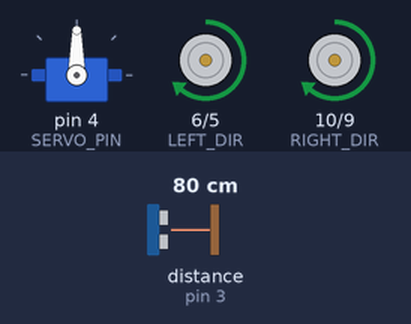
This sketch was run on a simulated Arduino Uno, built with avr-gcc and run on an emulated ATmega328P. Parts: servo, direction and speed pins drawn as motors (green arrow = direction pin HIGH = forward, orange = LOW = backward, longer = more drive). Wiring (inferred from the names in the program): ultrasonic range finder: trigger pin 2; echo pin 3. Inputs (shaded band) come from the test bench; at power-on: distance to the obstacle (sensor on pin 3) 80 cm. The echo pulse lasts 58.3 µs per cm; what the sketch prints to the serial monitor is not drawn.

Above: at 1.7 s.
1.8 s: distance to the obstacle (sensor on pin 3) set to 41 cm
3.3 s: distance to the obstacle (sensor on pin 3) set to 33 cm
At 4.7 s:
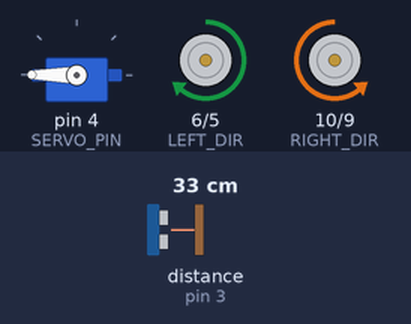
At 5.2 s:
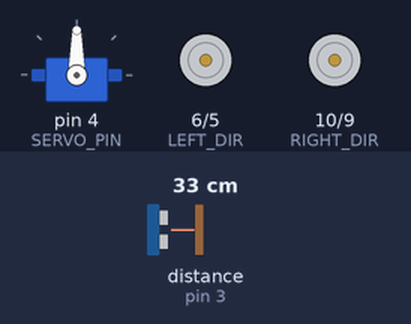
6.3 s: distance to the obstacle (sensor on pin 3) set to 2 cm
At 8.5 s:
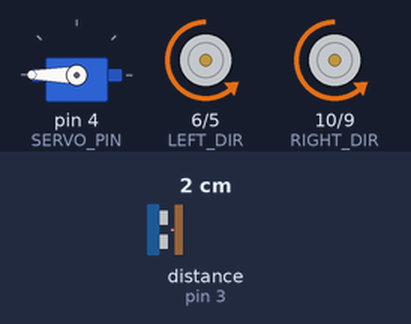
9.3 s: distance to the obstacle (sensor on pin 3) set to 19 cm
At 11.07 s:
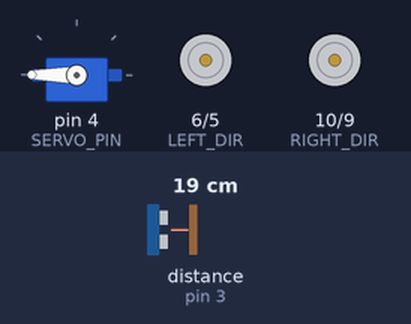
12.3 s: distance to the obstacle (sensor on pin 3) set to 22 cm
15.3 s: distance to the obstacle (sensor on pin 3) set to 4 cm
Timing chart, 0 to 19.3 s (numbered marks = the images above; inputs shaded):
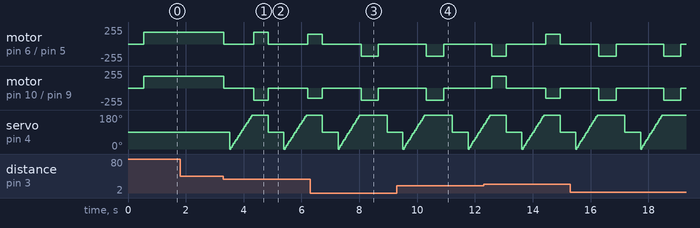

The sketch:

ObstacleAvoidance_Starter.ino
```cpp
/*
 * Obstacle Avoidance Starter Code
 * Unit 5 — Week 5 Scanning Practical
 *
 * This file contains three strategy implementations to choose from.
 * Read each one, pick the approach that makes sense for your robot,
 * and tune the thresholds for your specific hardware.
 *
 * Hardware:
 *   Servo:            Pin 4
 *   Ultrasonic TRIG:  Pin 2
 *   Ultrasonic ECHO:  Pin 3
 *   Left motor:       Pins 5 (speed PWM) + 6 (direction)
 *   Right motor:      Pins 9 (speed PWM) + 10 (direction)
 *   (Adjust motor pins to match your robot's wiring)
 */

#include <Servo.h>

// ─────────────────────────────────────────────
//  PIN DEFINITIONS — adjust to match your robot
// ─────────────────────────────────────────────
const int SERVO_PIN  = 4;
const int TRIG_PIN   = 2;
const int ECHO_PIN   = 3;

// Motor pins (example — change if yours differ)
const int LEFT_SPEED  = 5;
const int LEFT_DIR    = 6;
const int RIGHT_SPEED = 9;
const int RIGHT_DIR   = 10;

// ─────────────────────────────────────────────
//  TUNING CONSTANTS — start here, adjust to fit
// ─────────────────────────────────────────────
const int DANGER_DIST   = 20;   // cm — stop & turn if nearest obstacle is closer than this
const int CAUTION_DIST  = 35;   // cm — begin scanning when something is this close ahead
const int DRIVE_SPEED   = 180;  // 0–255, motor drive speed
const int TURN_SPEED    = 150;  // 0–255, turning speed
const int SCAN_STEP     = 10;   // degrees between scan readings (smaller = more precise, slower)
const int SERVO_DELAY   = 40;   // ms to wait after each servo move

// ─────────────────────────────────────────────
//  STRATEGY SELECTION
//  Uncomment exactly ONE of the three below
// ─────────────────────────────────────────────
#define STRATEGY_STOP_AND_SCAN    // Full 180° sweep → find clearest path → turn & go
// #define STRATEGY_REACTIVE      // React when obstacle gets within DANGER_DIST of center
// #define STRATEGY_WEIGHTED      // Steer proportionally based on left vs right clearance

// ─────────────────────────────────────────────
//  GLOBALS
// ─────────────────────────────────────────────
Servo scanServo;

const int NUM_READINGS = (180 / SCAN_STEP) + 1;  // 19 readings at 10° step
int distances[19];   // fixed size for safety — handles up to 10° step


// ─────────────────────────────────────────────
//  SETUP
// ─────────────────────────────────────────────
void setup() {
  Serial.begin(115200);
  scanServo.attach(SERVO_PIN);
  pinMode(TRIG_PIN, OUTPUT);
  pinMode(ECHO_PIN, INPUT);

  // Motor pins as output
  pinMode(LEFT_SPEED,  OUTPUT);
  pinMode(LEFT_DIR,    OUTPUT);
  pinMode(RIGHT_SPEED, OUTPUT);
  pinMode(RIGHT_DIR,   OUTPUT);

  stopMotors();
  scanServo.write(90);   // center
  delay(500);

  Serial.println("=== Obstacle Avoidance Ready ===");
  #ifdef STRATEGY_STOP_AND_SCAN
    Serial.println("Strategy: Stop-and-Scan");
  #endif
  #ifdef STRATEGY_REACTIVE
    Serial.println("Strategy: Reactive / Threshold");
  #endif
  #ifdef STRATEGY_WEIGHTED
    Serial.println("Strategy: Weighted Steering");
  #endif
}


// ─────────────────────────────────────────────
//  MAIN LOOP — dispatches to chosen strategy
// ─────────────────────────────────────────────
void loop() {

  #ifdef STRATEGY_STOP_AND_SCAN
    loopStopAndScan();
  #endif

  #ifdef STRATEGY_REACTIVE
    loopReactive();
  #endif

  #ifdef STRATEGY_WEIGHTED
    loopWeighted();
  #endif
}


// ══════════════════════════════════════════════
//  STRATEGY 1: STOP-AND-SCAN
//  - Drive forward
//  - When center reading drops below CAUTION_DIST, stop & scan
//  - Turn toward the direction with the most clearance
// ══════════════════════════════════════════════
void loopStopAndScan() {
  // Quick center-only check while driving
  scanServo.write(90);
  delay(SERVO_DELAY);
  long centerDist = getDistance();

  if (centerDist > CAUTION_DIST || centerDist == 0) {
    // Path clear — drive forward
    driveForward(DRIVE_SPEED);
    return;
  }

  // Obstacle ahead — stop and do a full scan
  stopMotors();
  delay(200);

  performFullScan();
  printScanData();

  int nearestDist, nearestAngle, clearestDist, clearestAngle;
  findNearest(&nearestDist, &nearestAngle);
  findClearest(&clearestDist, &clearestAngle);

  Serial.print("Nearest: ");  Serial.print(nearestDist);  Serial.print("cm at "); Serial.print(nearestAngle);  Serial.println("°");
  Serial.print("Clearest: "); Serial.print(clearestDist); Serial.print("cm at "); Serial.print(clearestAngle); Serial.println("°");

  // Decide and act
  if (clearestDist < DANGER_DIST) {
    // Boxed in — back up first
    Serial.println("Decision: REVERSE");
    driveBackward(DRIVE_SPEED);
    delay(600);
    stopMotors();
    delay(300);
  } else if (clearestAngle < 80) {
    Serial.println("Decision: TURN RIGHT");
    turnRight(TURN_SPEED);
    delay(500);
    stopMotors();
  } else if (clearestAngle > 100) {
    Serial.println("Decision: TURN LEFT");
    turnLeft(TURN_SPEED);
    delay(500);
    stopMotors();
  } else {
    Serial.println("Decision: GO FORWARD (center clear)");
    driveForward(DRIVE_SPEED);
  }

  Serial.println("───────────────────");
  scanServo.write(90);  // return servo to center
  delay(300);
}


// ══════════════════════════════════════════════
//  STRATEGY 2: REACTIVE / THRESHOLD
//  - Drive forward, servo stays centered
//  - The instant the forward distance drops below DANGER_DIST, react
//  - Quick left/right check to pick a direction
// ══════════════════════════════════════════════
void loopReactive() {
  scanServo.write(90);
  delay(SERVO_DELAY);
  long forwardDist = getDistance();

  Serial.print("Forward: ");
  Serial.print(forwardDist);
  Serial.println(" cm");

  if (forwardDist > DANGER_DIST && forwardDist > 0) {
    // Clear ahead — keep going
    driveForward(DRIVE_SPEED);
    delay(50);
    return;
  }

  // Obstacle! Stop and do a quick 3-point check (left / center / right)
  stopMotors();
  delay(150);

  scanServo.write(30);   delay(SERVO_DELAY * 2);
  long rightDist = getDistance();   // servo at 30° ≈ robot's right side

  scanServo.write(150);  delay(SERVO_DELAY * 2);
  long leftDist = getDistance();    // servo at 150° ≈ robot's left side

  scanServo.write(90);   delay(SERVO_DELAY);

  Serial.print("Right(30°): ");  Serial.print(rightDist);  Serial.print("  Left(150°): "); Serial.println(leftDist);

  if (rightDist > leftDist) {
    Serial.println("Decision: TURN RIGHT");
    turnRight(TURN_SPEED);
    delay(450);
  } else {
    Serial.println("Decision: TURN LEFT");
    turnLeft(TURN_SPEED);
    delay(450);
  }

  stopMotors();
  Serial.println("───────────────────");
  delay(100);
}


// ══════════════════════════════════════════════
//  STRATEGY 3: WEIGHTED STEERING
//  - Continuously scan left half and right half
//  - Calculate a steering bias based on the difference
//  - The larger the difference, the sharper the correction
// ══════════════════════════════════════════════
void loopWeighted() {
  // Sample three zones: left (135°), center (90°), right (45°)
  scanServo.write(135); delay(SERVO_DELAY * 2);
  long leftDist = getDistance();

  scanServo.write(90);  delay(SERVO_DELAY);
  long centerDist = getDistance();

  scanServo.write(45);  delay(SERVO_DELAY * 2);
  long rightDist = getDistance();

  Serial.print("L:");   Serial.print(leftDist);
  Serial.print(" C:");  Serial.print(centerDist);
  Serial.print(" R:");  Serial.println(rightDist);

  // Cap readings at a max range for math stability
  leftDist   = constrain(leftDist,   0, 150);
  rightDist  = constrain(rightDist,  0, 150);
  centerDist = constrain(centerDist, 0, 150);

  if (centerDist > 0 && centerDist < DANGER_DIST) {
    // Too close — stop and turn toward the more open side
    stopMotors();
    if (leftDist >= rightDist) {
      Serial.println("Decision: HARD LEFT");
      turnLeft(TURN_SPEED);
    } else {
      Serial.println("Decision: HARD RIGHT");
      turnRight(TURN_SPEED);
    }
    delay(400);
    stopMotors();
    return;
  }

  // Compute steering bias: positive = turn left, negative = turn right
  int bias = (int)(leftDist - rightDist);   // e.g. +60 means left is much clearer

  // Scale the bias into a speed difference
  // Clamp bias so it doesn't exceed the max motor speed
  int steerAmount = constrain(abs(bias) / 3, 0, 80);

  int leftSpeed  = DRIVE_SPEED;
  int rightSpeed = DRIVE_SPEED;

  if (bias > 15) {
    // Left is much clearer — steer gently left
    rightSpeed += steerAmount;  // speed up right wheel = turn left
    Serial.print("Steering LEFT  bias="); Serial.println(bias);
  } else if (bias < -15) {
    // Right is much clearer — steer gently right
    leftSpeed += steerAmount;   // speed up left wheel = turn right
    Serial.print("Steering RIGHT bias="); Serial.println(bias);
  } else {
    Serial.println("Straight");
  }

  leftSpeed  = constrain(leftSpeed,  0, 255);
  rightSpeed = constrain(rightSpeed, 0, 255);

  setMotors(leftSpeed, rightSpeed);
  delay(80);
}


// ─────────────────────────────────────────────
//  SENSOR UTILITIES
// ─────────────────────────────────────────────

// Single ultrasonic distance reading (returns 0 on timeout)
long getDistance() {
  digitalWrite(TRIG_PIN, LOW);
  delayMicroseconds(2);
  digitalWrite(TRIG_PIN, HIGH);
  delayMicroseconds(10);
  digitalWrite(TRIG_PIN, LOW);
  long duration = pulseIn(ECHO_PIN, HIGH, 30000);  // 30ms timeout ≈ 500cm
  if (duration == 0) return 0;
  return duration / 58;  // convert to cm
}

// Full 180° sweep, fills distances[] array
void performFullScan() {
  int index = 0;
  for (int angle = 0; angle <= 180; angle += SCAN_STEP) {
    scanServo.write(angle);
    delay(SERVO_DELAY);
    if (index < NUM_READINGS) {
      distances[index] = getDistance();
    }
    index++;
  }
}

// Print all scan readings to Serial
void printScanData() {
  Serial.println("Scan Data:");
  for (int i = 0; i < NUM_READINGS; i++) {
    int angle = i * SCAN_STEP;
    Serial.print("  ");
    Serial.print(angle);
    Serial.print("°: ");
    Serial.print(distances[i]);
    Serial.print("cm");
    if ((i + 1) % 5 == 0) Serial.println();
    else Serial.print("  ");
  }
  Serial.println();
}

// Find the nearest obstacle (minimum non-zero distance)
void findNearest(int* minDist, int* minAngle) {
  *minDist = 9999;
  int minIndex = 0;
  for (int i = 0; i < NUM_READINGS; i++) {
    if (distances[i] > 0 && distances[i] < *minDist) {
      *minDist = distances[i];
      minIndex = i;
    }
  }
  if (*minDist == 9999) *minDist = 0;  // no valid reading
  *minAngle = minIndex * SCAN_STEP;
}

// Find the clearest path (maximum distance)
void findClearest(int* maxDist, int* maxAngle) {
  *maxDist = 0;
  int maxIndex = 0;
  for (int i = 0; i < NUM_READINGS; i++) {
    if (distances[i] > *maxDist) {
      *maxDist = distances[i];
      maxIndex = i;
    }
  }
  *maxAngle = maxIndex * SCAN_STEP;
}


// ─────────────────────────────────────────────
//  MOTOR UTILITIES
//  These assume a simple motor driver (e.g. L298N or L9110).
//  Adjust the HIGH/LOW logic if your motors spin the wrong way.
// ─────────────────────────────────────────────

void stopMotors() {
  analogWrite(LEFT_SPEED,  0);
  analogWrite(RIGHT_SPEED, 0);
}

void driveForward(int speed) {
  digitalWrite(LEFT_DIR,  HIGH);
  digitalWrite(RIGHT_DIR, HIGH);
  analogWrite(LEFT_SPEED,  speed);
  analogWrite(RIGHT_SPEED, speed);
}

void driveBackward(int speed) {
  digitalWrite(LEFT_DIR,  LOW);
  digitalWrite(RIGHT_DIR, LOW);
  analogWrite(LEFT_SPEED,  speed);
  analogWrite(RIGHT_SPEED, speed);
}

void turnLeft(int speed) {
  // Spin left wheel backward, right wheel forward
  digitalWrite(LEFT_DIR,  LOW);
  digitalWrite(RIGHT_DIR, HIGH);
  analogWrite(LEFT_SPEED,  speed);
  analogWrite(RIGHT_SPEED, speed);
}

void turnRight(int speed) {
  // Spin right wheel backward, left wheel forward
  digitalWrite(LEFT_DIR,  HIGH);
  digitalWrite(RIGHT_DIR, LOW);
  analogWrite(LEFT_SPEED,  speed);
  analogWrite(RIGHT_SPEED, speed);
}

// Weighted steering — set each motor independently
void setMotors(int leftSpeed, int rightSpeed) {
  digitalWrite(LEFT_DIR,  HIGH);
  digitalWrite(RIGHT_DIR, HIGH);
  analogWrite(LEFT_SPEED,  leftSpeed);
  analogWrite(RIGHT_SPEED, rightSpeed);
}
```

Measured:
- the behaviour switches between 37 and 36 cm on distance to the obstacle (sensor on pin 3) (found by bisection; images 0 and 1)
- after the input at 1.8 s, every drawn part: stays the same
